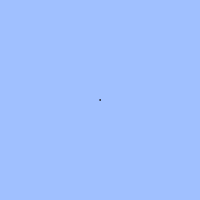
Frame 1 (no input)
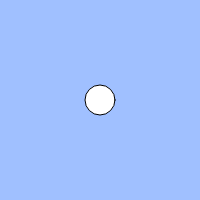
Frame 60 (no input)
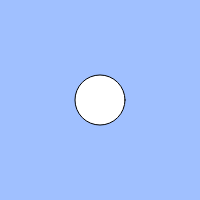
Frame 120 (the mouse pressed at the canvas centre since frame 60)

The p5.js sketch that drew these frames (run headless with seeded random() and noise() and a simulated clock; from frame 60 on, the mouse is pressed at the canvas centre):

// p5.js sketch
// ── sketch.js
// 練習問題「心臓の鼓動のように大きくなったり小さくなったりする円」
// キーを押していると鼓動が早くなって離すとゆっくりになる
let count;
let cycle;

function setup(){
  createCanvas(200, 200);
  count = 0;
  cycle = 100;
}

function draw(){
  background(160, 192, 255);
  if(mouseIsPressed){
    count = (count + 2) % cycle;
  }
  else{
    count = (count + 0.5) % cycle;
  }

  ellipse(width / 2, height / 2, count);
}
